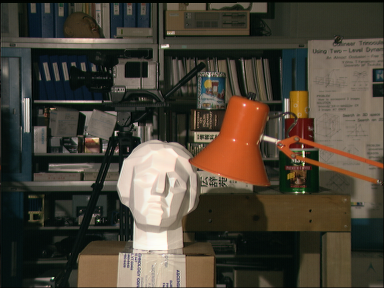
%> input picture matlab/left.png, 384 x 288 px
$ octave stereoICM.m   (GNU Octave 9; MATLAB toolbox functions it lacks are replaced by stand-ins)
%> lines starting %> are read from the running program, lines starting %| are printed output that depends on the picture
### matlab/shiftRight.m
function B = shiftRight(A,n,fillValue)
%shiftRight Shift an array RIGHT with specific padding.

    B = circshift(A,n,2);
    B(:,1:min(n,end),:) = fillValue;
end

### matlab/shiftUp.m
function B = shiftUp(A,n,fillValue)
%shiftUp Shift an array UP with specific padding.

    B = circshift(A,-n,1);
    B(max(end-n+1,1):end,:,:) = fillValue;
end

### matlab/shiftLeft.m
function B = shiftLeft(A,n,fillValue)
%shiftLeft Shift an array LEFT with specific padding.

    B = circshift(A,-n,2);
    B(:,max(end-n+1,1):end,:) = fillValue;
end

### matlab/shiftDown.m
function B = shiftDown(A,n,fillValue)
%shiftDown Shift an array DOWN with specific padding.

    B = circshift(A,n,1);
    B(1:min(n,end),:,:) = fillValue;
end

### matlab/stereoICM.m
% Stereo Matching using Iterated Conditional Modes
% Computes a disparity map from a rectified stereo pair using Iterated Conditional Modes

% Set parameters
dispLevels = 16; %disparity range: 0 to dispLevels-1
iterations = 60;
lambda = 5; %weight of smoothness cost
trunc = 2; %truncation of smoothness cost

% Define data cost computation
dataCostComputation = @(left,right) abs(left-right); %absolute differences
%dataCostComputation = @(left,right) (left-right).^2; %square differences

% Define smoothness cost computation
smoothnessCostComputation = @(differences) lambda*min(abs(differences),trunc);

% Start timer
timerVal = tic();

% Load left and right images in grayscale
leftImg = rgb2gray(imread('left.png'));
%> leftImg: size 288x384 uint8; min 0, max 253, mean 68.3
rightImg = rgb2gray(imread('right.png'));
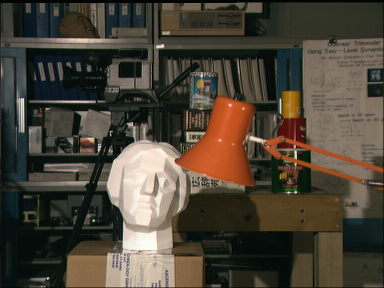
%> input picture matlab/right.png, 384 x 288 px
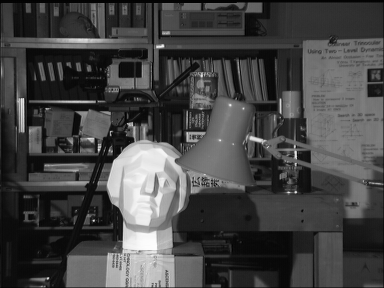
%> rightImg: size 288x384 uint8; min 0, max 254, mean 68.7

% Apply a Gaussian filter
leftImg = imgaussfilt(leftImg,0.6,'FilterSize',5);
rightImg = imgaussfilt(rightImg,0.6,'FilterSize',5);

% Get the size
[rows,cols] = size(leftImg);
%> rows = 288; cols = 384

% Convert to int32
leftImg = int32(leftImg);
%> leftImg: size 288x384 int32
rightImg = int32(rightImg);
%> rightImg: size 288x384 int32

% Compute pixel-based matching cost (data cost)
dataCost = zeros(rows,cols,dispLevels,'int32');
for d = 0:dispLevels-1
    rightImgShifted = shiftRight(rightImg,d,0);
    dataCost(:,:,d+1) = dataCostComputation(leftImg,rightImgShifted);
end

% Initialize the disparity map
[~,ind] = min(dataCost,[],3);
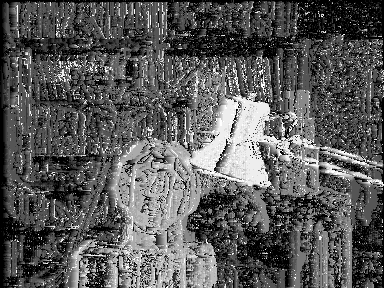
%> ind: size 288x384 double; min 1, max 16, mean 6.25; drawn with min black and max white
dispMap = int32(ind-1);

figure
energy = zeros(iterations,1);
d = int32(permute(0:dispLevels-1,[1 3 2]));

% Start iterations
for it = 1:iterations

    % Compute local energy
    localEnergy = dataCost + ...
    smoothnessCostComputation(shiftUp(dispMap,1,0)-d) + ...
    smoothnessCostComputation(shiftLeft(dispMap,1,0)-d) + ...
    smoothnessCostComputation(shiftDown(dispMap,1,0)-d) + ...
    smoothnessCostComputation(shiftRight(dispMap,1,0)-d);

    % Compute the disparity map
    [~,ind] = min(localEnergy,[],3);
    dispMap = int32(ind-1);

    % Compute energy
    [row,col] = ndgrid(1:size(ind,1),1:size(ind,2));
    linInd = sub2ind(size(dataCost),row,col,ind);
    dataEnergy = sum(sum(dataCost(linInd)));
    smoothnessEnergyHorizontal = sum(sum(smoothnessCostComputation(diff(dispMap,1,2))));
    smoothnessEnergyVertical = sum(sum(smoothnessCostComputation(diff(dispMap,1,1))));
    energy(it) = dataEnergy+smoothnessEnergyHorizontal+smoothnessEnergyVertical;

    % Normalize the disparity map for display
    scaleFactor = 256/dispLevels;
    dispImg = uint8(dispMap*scaleFactor);

    % Show disparity map
    imshow(dispImg)

    % Show energy and iteration
    fprintf('iteration: %d/%d, energy: %d\n',it,iterations,energy(it))
end
%> this loop made 60 passes
%> (dataEnergy, smoothnessEnergyHorizontal, smoothnessEnergyVertical) on passes 1 to 12: (157293, 444425, 367665), (144588, 388125, 333375), (165052, 338210, 291020), (155481, 324750, 284270), (167715, 304435, 266350), (159064, 302845, 267750), (168902, 291480, 256765), (160482, 293950, 261125), (169516, 286545, 253260), (161073, 290755, 258795), (169723, 284435, 251735), (161361, 289310, 257670)
%| iteration: 1/60, energy: 969383
%| iteration: 2/60, energy: 866088
%| iteration: 3/60, energy: 794282
%| iteration: 4/60, energy: 764501
%| iteration: 5/60, energy: 738500
%| iteration: 6/60, energy: 729659
%| iteration: 7/60, energy: 717147
%| iteration: 8/60, energy: 715557
%> (further printed lines are left out)
%> pass 1, in shiftDown, `B = circshift(A,n,1);`:
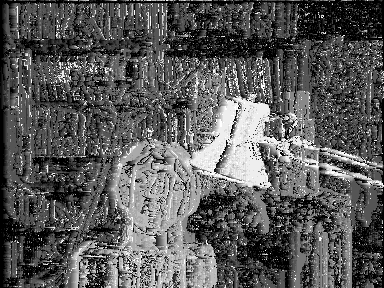
%> B: size 288x384 int32; min 0, max 15, mean 5.25; mean of the top-left, top-right, bottom-left and bottom-right quarters 4.45, 4.88, 5.97, 5.71; drawn with min black and max white
%> pass 1, in shiftRight (call 17), `B = circshift(A,n,2);`:
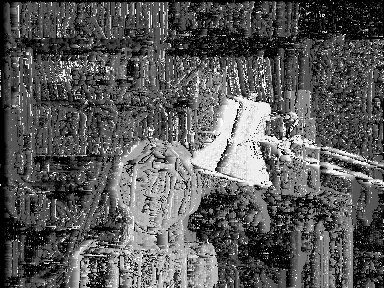
%> B: size 288x384 int32; min 0, max 15, mean 5.25; mean of the top-left, top-right, bottom-left and bottom-right quarters 4.43, 4.92, 5.93, 5.72; drawn with min black and max white
%> after the loop, energy = 60 values, max 969383 at index 1, min 702525 at index 25, mean 715531.8

% Show convergence graph
figure
plot(1:iterations,energy,'bo-')
xlabel('Iterations')
ylabel('Energy')
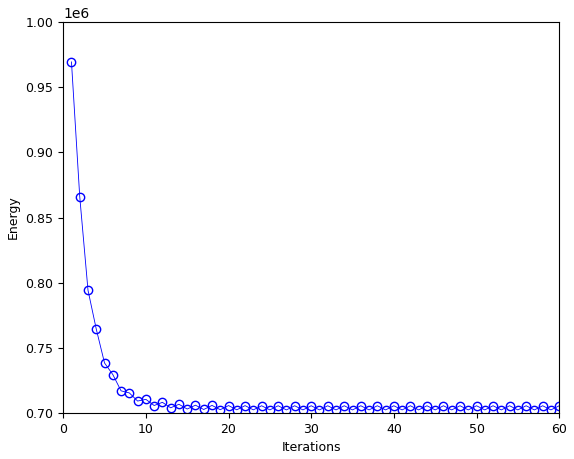
%> figure redrawn from the program's plot data; curve peaks at x = 1, y = 969383

% Save disparity map
imwrite(dispImg,'disparityICM.png')
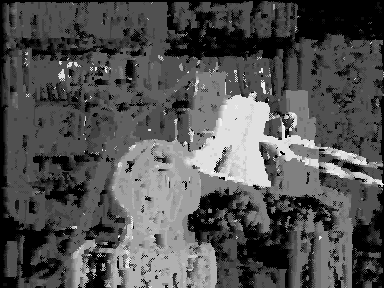
%> saved as disparityICM.png: size 288x384 uint8; min 0, max 240, mean 82

% Stop timer and display running time
elapsedTime = toc(timerVal);
fprintf('Running time: %.2f seconds\n',elapsedTime)
